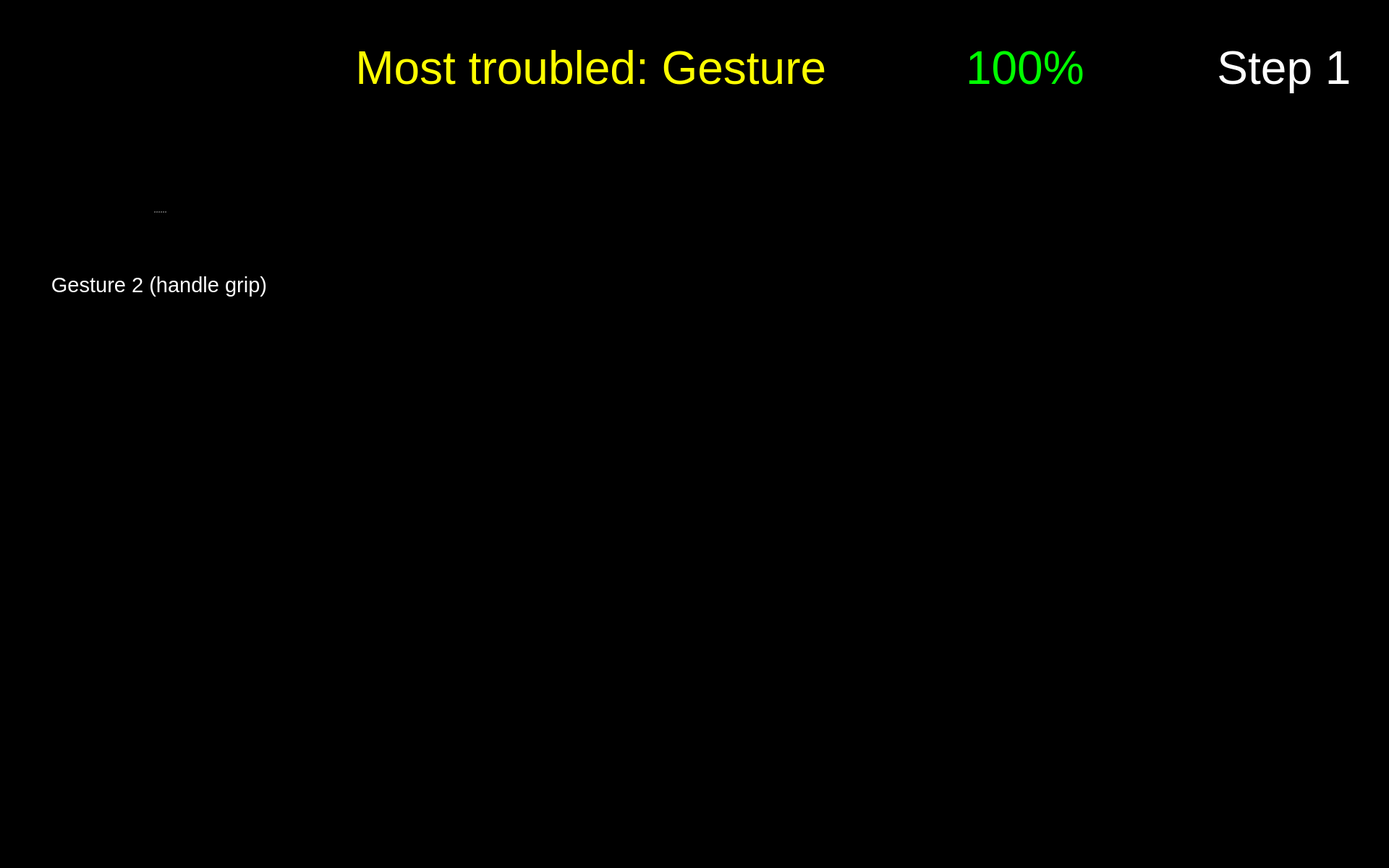
<?xml version="1.0" encoding="UTF-8"?>
<ui version="4.0">
 <class>Form</class>
 <widget class="QWidget" name="Form">
  <property name="geometry">
   <rect>
    <x>0</x>
    <y>0</y>
    <width>1920</width>
    <height>1200</height>
   </rect>
  </property>
  <property name="maximumSize">
   <size>
    <width>1920</width>
    <height>1200</height>
   </size>
  </property>
  <property name="windowTitle">
   <string>Form</string>
  </property>
  <property name="styleSheet">
   <string notr="true">background-color: rgb(0, 0, 0);</string>
  </property>
  <widget class="QPushButton" name="button_nav_left">
   <property name="enabled">
    <bool>true</bool>
   </property>
   <property name="geometry">
    <rect>
     <x>800</x>
     <y>560</y>
     <width>150</width>
     <height>150</height>
    </rect>
   </property>
   <property name="minimumSize">
    <size>
     <width>81</width>
     <height>81</height>
    </size>
   </property>
   <property name="maximumSize">
    <size>
     <width>150</width>
     <height>150</height>
    </size>
   </property>
   <property name="cursor">
    <cursorShape>OpenHandCursor</cursorShape>
   </property>
   <property name="focusPolicy">
    <enum>Qt::WheelFocus</enum>
   </property>
   <property name="contextMenuPolicy">
    <enum>Qt::DefaultContextMenu</enum>
   </property>
   <property name="layoutDirection">
    <enum>Qt::LeftToRight</enum>
   </property>
   <property name="autoFillBackground">
    <bool>false</bool>
   </property>
   <property name="styleSheet">
    <string notr="true"/>
   </property>
   <property name="icon">
    <iconset resource="resources/res.qrc">
     <normaloff>:/buttons/Button Left.svg</normaloff>:/buttons/Button Left.svg</iconset>
   </property>
   <property name="iconSize">
    <size>
     <width>144</width>
     <height>144</height>
    </size>
   </property>
   <property name="autoDefault">
    <bool>false</bool>
   </property>
   <property name="default">
    <bool>false</bool>
   </property>
   <property name="flat">
    <bool>true</bool>
   </property>
  </widget>
  <widget class="QPushButton" name="button_nav_right">
   <property name="enabled">
    <bool>true</bool>
   </property>
   <property name="geometry">
    <rect>
     <x>960</x>
     <y>560</y>
     <width>150</width>
     <height>150</height>
    </rect>
   </property>
   <property name="minimumSize">
    <size>
     <width>81</width>
     <height>81</height>
    </size>
   </property>
   <property name="maximumSize">
    <size>
     <width>150</width>
     <height>150</height>
    </size>
   </property>
   <property name="cursor">
    <cursorShape>OpenHandCursor</cursorShape>
   </property>
   <property name="focusPolicy">
    <enum>Qt::WheelFocus</enum>
   </property>
   <property name="contextMenuPolicy">
    <enum>Qt::DefaultContextMenu</enum>
   </property>
   <property name="layoutDirection">
    <enum>Qt::LeftToRight</enum>
   </property>
   <property name="autoFillBackground">
    <bool>false</bool>
   </property>
   <property name="styleSheet">
    <string notr="true"/>
   </property>
   <property name="icon">
    <iconset resource="resources/res.qrc">
     <normaloff>:/buttons/Button Right.svg</normaloff>:/buttons/Button Right.svg</iconset>
   </property>
   <property name="iconSize">
    <size>
     <width>144</width>
     <height>144</height>
    </size>
   </property>
   <property name="autoDefault">
    <bool>false</bool>
   </property>
   <property name="default">
    <bool>false</bool>
   </property>
   <property name="flat">
    <bool>true</bool>
   </property>
  </widget>
  <widget class="QWidget" name="widget_score" native="true">
   <property name="geometry">
    <rect>
     <x>1180</x>
     <y>20</y>
     <width>450</width>
     <height>150</height>
    </rect>
   </property>
   <widget class="QWidget" name="horizontalLayoutWidget_2">
    <property name="geometry">
     <rect>
      <x>-1</x>
      <y>-1</y>
      <width>451</width>
      <height>152</height>
     </rect>
    </property>
    <layout class="QHBoxLayout" name="horizontalLayout_2">
     <item>
      <widget class="QLabel" name="score_flag">
       <property name="enabled">
        <bool>true</bool>
       </property>
       <property name="sizePolicy">
        <sizepolicy hsizetype="Preferred" vsizetype="Preferred">
         <horstretch>0</horstretch>
         <verstretch>0</verstretch>
        </sizepolicy>
       </property>
       <property name="maximumSize">
        <size>
         <width>150</width>
         <height>150</height>
        </size>
       </property>
       <property name="text">
        <string/>
       </property>
       <property name="pixmap">
        <pixmap resource="resources/res.qrc">:/img/Score Flag.svg</pixmap>
       </property>
      </widget>
     </item>
     <item>
      <widget class="QLabel" name="label_text_score">
       <property name="font">
        <font>
         <pointsize>48</pointsize>
        </font>
       </property>
       <property name="styleSheet">
        <string notr="true">color: rgb(0, 255, 0);</string>
       </property>
       <property name="text">
        <string>&lt;html&gt;&lt;head/&gt;&lt;body&gt;&lt;p&gt;&lt;span style=&quot; color:#00ff00;&quot;&gt;100%&lt;/span&gt;&lt;/p&gt;&lt;/body&gt;&lt;/html&gt;</string>
       </property>
       <property name="alignment">
        <set>Qt::AlignLeading|Qt::AlignLeft|Qt::AlignVCenter</set>
       </property>
       <property name="wordWrap">
        <bool>true</bool>
       </property>
      </widget>
     </item>
    </layout>
   </widget>
  </widget>
  <widget class="QPushButton" name="button_exit">
   <property name="enabled">
    <bool>true</bool>
   </property>
   <property name="geometry">
    <rect>
     <x>1760</x>
     <y>1040</y>
     <width>150</width>
     <height>150</height>
    </rect>
   </property>
   <property name="minimumSize">
    <size>
     <width>81</width>
     <height>81</height>
    </size>
   </property>
   <property name="maximumSize">
    <size>
     <width>150</width>
     <height>150</height>
    </size>
   </property>
   <property name="cursor">
    <cursorShape>OpenHandCursor</cursorShape>
   </property>
   <property name="focusPolicy">
    <enum>Qt::WheelFocus</enum>
   </property>
   <property name="contextMenuPolicy">
    <enum>Qt::DefaultContextMenu</enum>
   </property>
   <property name="icon">
    <iconset resource="resources/res.qrc">
     <normaloff>:/buttons/Button Exit.svg</normaloff>:/buttons/Button Exit.svg</iconset>
   </property>
   <property name="iconSize">
    <size>
     <width>144</width>
     <height>144</height>
    </size>
   </property>
   <property name="autoDefault">
    <bool>false</bool>
   </property>
   <property name="default">
    <bool>false</bool>
   </property>
   <property name="flat">
    <bool>true</bool>
   </property>
  </widget>
  <widget class="QLabel" name="image_step">
   <property name="geometry">
    <rect>
     <x>1650</x>
     <y>170</y>
     <width>250</width>
     <height>250</height>
    </rect>
   </property>
   <property name="font">
    <font>
     <pointsize>48</pointsize>
    </font>
   </property>
   <property name="styleSheet">
    <string notr="true">color: rgb(255, 255, 255);</string>
   </property>
   <property name="text">
    <string/>
   </property>
   <property name="pixmap">
    <pixmap resource="resources/res.qrc">:/detected steps/Detected Step1_Button.png</pixmap>
   </property>
   <property name="alignment">
    <set>Qt::AlignCenter</set>
   </property>
   <property name="wordWrap">
    <bool>true</bool>
   </property>
  </widget>
  <widget class="QLabel" name="label_plot_1">
   <property name="geometry">
    <rect>
     <x>490</x>
     <y>180</y>
     <width>850</width>
     <height>340</height>
    </rect>
   </property>
   <property name="maximumSize">
    <size>
     <width>1200</width>
     <height>480</height>
    </size>
   </property>
   <property name="font">
    <font>
     <pointsize>48</pointsize>
    </font>
   </property>
   <property name="styleSheet">
    <string notr="true">color: rgb(255, 255, 255);</string>
   </property>
   <property name="text">
    <string/>
   </property>
   <property name="scaledContents">
    <bool>true</bool>
   </property>
  </widget>
  <widget class="QLabel" name="icon_newbie_1">
   <property name="enabled">
    <bool>true</bool>
   </property>
   <property name="geometry">
    <rect>
     <x>490</x>
     <y>380</y>
     <width>100</width>
     <height>100</height>
    </rect>
   </property>
   <property name="sizePolicy">
    <sizepolicy hsizetype="Preferred" vsizetype="Preferred">
     <horstretch>0</horstretch>
     <verstretch>0</verstretch>
    </sizepolicy>
   </property>
   <property name="maximumSize">
    <size>
     <width>100</width>
     <height>100</height>
    </size>
   </property>
   <property name="text">
    <string/>
   </property>
   <property name="pixmap">
    <pixmap resource="resources/res.qrc">:/img/Icon User.png</pixmap>
   </property>
   <property name="scaledContents">
    <bool>true</bool>
   </property>
  </widget>
  <widget class="QLabel" name="icon_reaction_1">
   <property name="enabled">
    <bool>true</bool>
   </property>
   <property name="geometry">
    <rect>
     <x>1400</x>
     <y>250</y>
     <width>200</width>
     <height>200</height>
    </rect>
   </property>
   <property name="sizePolicy">
    <sizepolicy hsizetype="Preferred" vsizetype="Preferred">
     <horstretch>0</horstretch>
     <verstretch>0</verstretch>
    </sizepolicy>
   </property>
   <property name="maximumSize">
    <size>
     <width>200</width>
     <height>200</height>
    </size>
   </property>
   <property name="text">
    <string/>
   </property>
   <property name="scaledContents">
    <bool>true</bool>
   </property>
  </widget>
  <widget class="QLabel" name="icon_expert_1">
   <property name="enabled">
    <bool>true</bool>
   </property>
   <property name="geometry">
    <rect>
     <x>490</x>
     <y>220</y>
     <width>100</width>
     <height>100</height>
    </rect>
   </property>
   <property name="sizePolicy">
    <sizepolicy hsizetype="Preferred" vsizetype="Preferred">
     <horstretch>0</horstretch>
     <verstretch>0</verstretch>
    </sizepolicy>
   </property>
   <property name="maximumSize">
    <size>
     <width>100</width>
     <height>100</height>
    </size>
   </property>
   <property name="text">
    <string/>
   </property>
   <property name="pixmap">
    <pixmap resource="resources/res.qrc">:/img/Icon Expert.png</pixmap>
   </property>
   <property name="scaledContents">
    <bool>true</bool>
   </property>
  </widget>
  <widget class="QLabel" name="label_trouble">
   <property name="geometry">
    <rect>
     <x>260</x>
     <y>20</y>
     <width>900</width>
     <height>150</height>
    </rect>
   </property>
   <property name="font">
    <font>
     <family>Arial</family>
     <pointsize>48</pointsize>
     <weight>9</weight>
     <italic>false</italic>
     <bold>false</bold>
    </font>
   </property>
   <property name="styleSheet">
    <string notr="true">font: 75 48pt &quot;Arial&quot;;
color: rgb(255, 255, 0);</string>
   </property>
   <property name="text">
    <string>Most troubled: Gesture </string>
   </property>
   <property name="textFormat">
    <enum>Qt::RichText</enum>
   </property>
   <property name="alignment">
    <set>Qt::AlignRight|Qt::AlignTrailing|Qt::AlignVCenter</set>
   </property>
   <property name="wordWrap">
    <bool>true</bool>
   </property>
  </widget>
  <widget class="QLabel" name="label_text_step">
   <property name="geometry">
    <rect>
     <x>1650</x>
     <y>20</y>
     <width>250</width>
     <height>150</height>
    </rect>
   </property>
   <property name="font">
    <font>
     <family>Arial</family>
     <pointsize>48</pointsize>
     <weight>9</weight>
     <italic>false</italic>
     <bold>false</bold>
    </font>
   </property>
   <property name="styleSheet">
    <string notr="true">font: 75 48pt &quot;Arial&quot;;
color: rgb(255, 255, 255);</string>
   </property>
   <property name="text">
    <string>Step 1</string>
   </property>
   <property name="textFormat">
    <enum>Qt::RichText</enum>
   </property>
   <property name="alignment">
    <set>Qt::AlignCenter</set>
   </property>
   <property name="wordWrap">
    <bool>true</bool>
   </property>
  </widget>
  <widget class="QSplitter" name="splitter_4">
   <property name="geometry">
    <rect>
     <x>60</x>
     <y>210</y>
     <width>320</width>
     <height>282</height>
    </rect>
   </property>
   <property name="orientation">
    <enum>Qt::Vertical</enum>
   </property>
   <widget class="QLabel" name="image_required_3">
    <property name="maximumSize">
     <size>
      <width>320</width>
      <height>240</height>
     </size>
    </property>
    <property name="text">
     <string/>
    </property>
    <property name="pixmap">
     <pixmap resource="resources/res.qrc">:/img/right_step1_gesture2.png</pixmap>
    </property>
    <property name="scaledContents">
     <bool>true</bool>
    </property>
   </widget>
   <widget class="QLabel" name="text_required_3">
    <property name="font">
     <font>
      <family>Arial</family>
      <pointsize>22</pointsize>
      <weight>9</weight>
      <italic>false</italic>
      <bold>false</bold>
     </font>
    </property>
    <property name="styleSheet">
     <string notr="true">font: 75 22pt &quot;Arial&quot;;
color: rgb(255, 255, 255);</string>
    </property>
    <property name="text">
     <string>Gesture 2 (handle grip)</string>
    </property>
    <property name="textFormat">
     <enum>Qt::PlainText</enum>
    </property>
    <property name="alignment">
     <set>Qt::AlignCenter</set>
    </property>
    <property name="wordWrap">
     <bool>true</bool>
    </property>
   </widget>
  </widget>
 </widget>
 <resources>
  <include location="resources/res.qrc"/>
 </resources>
 <connections/>
</ui>
